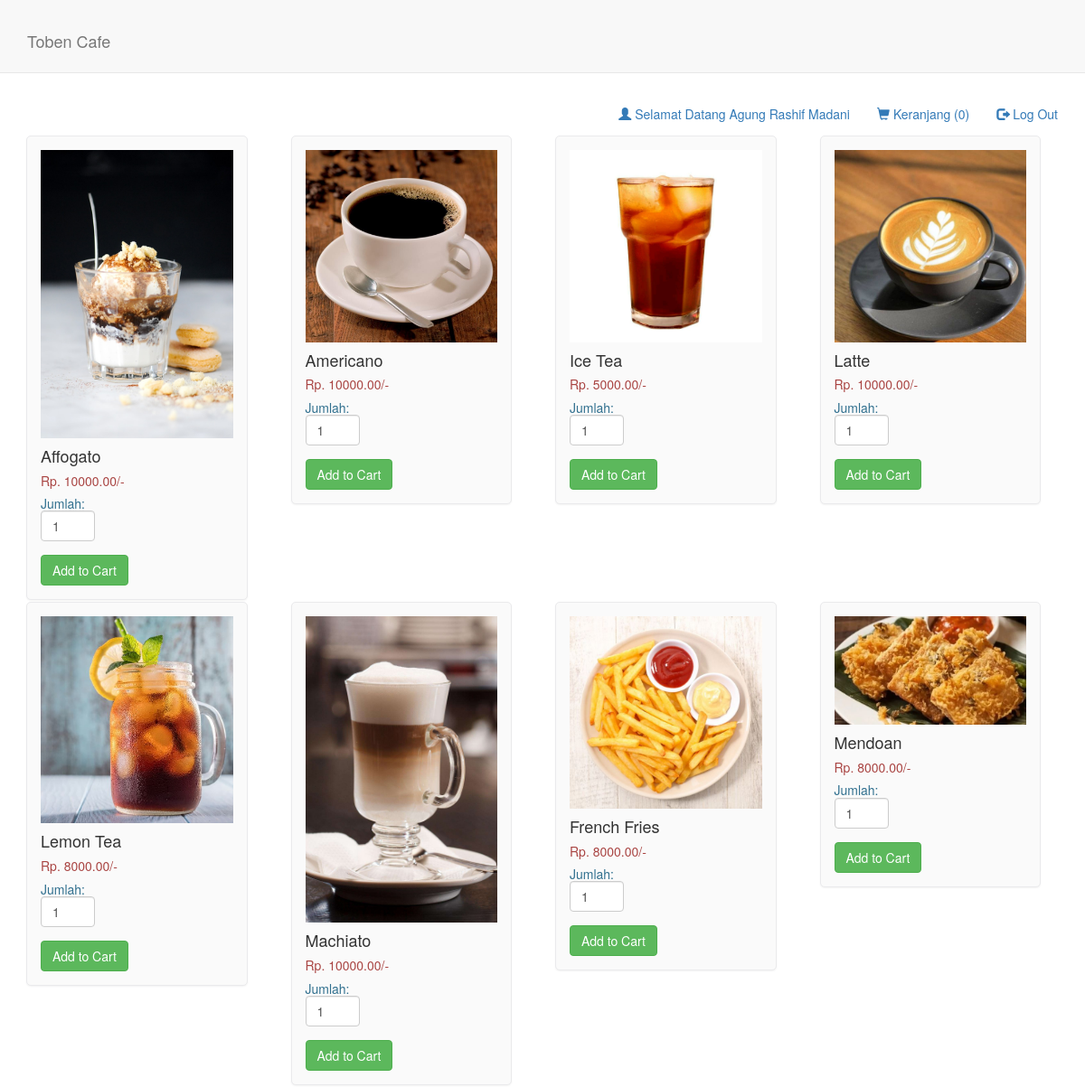
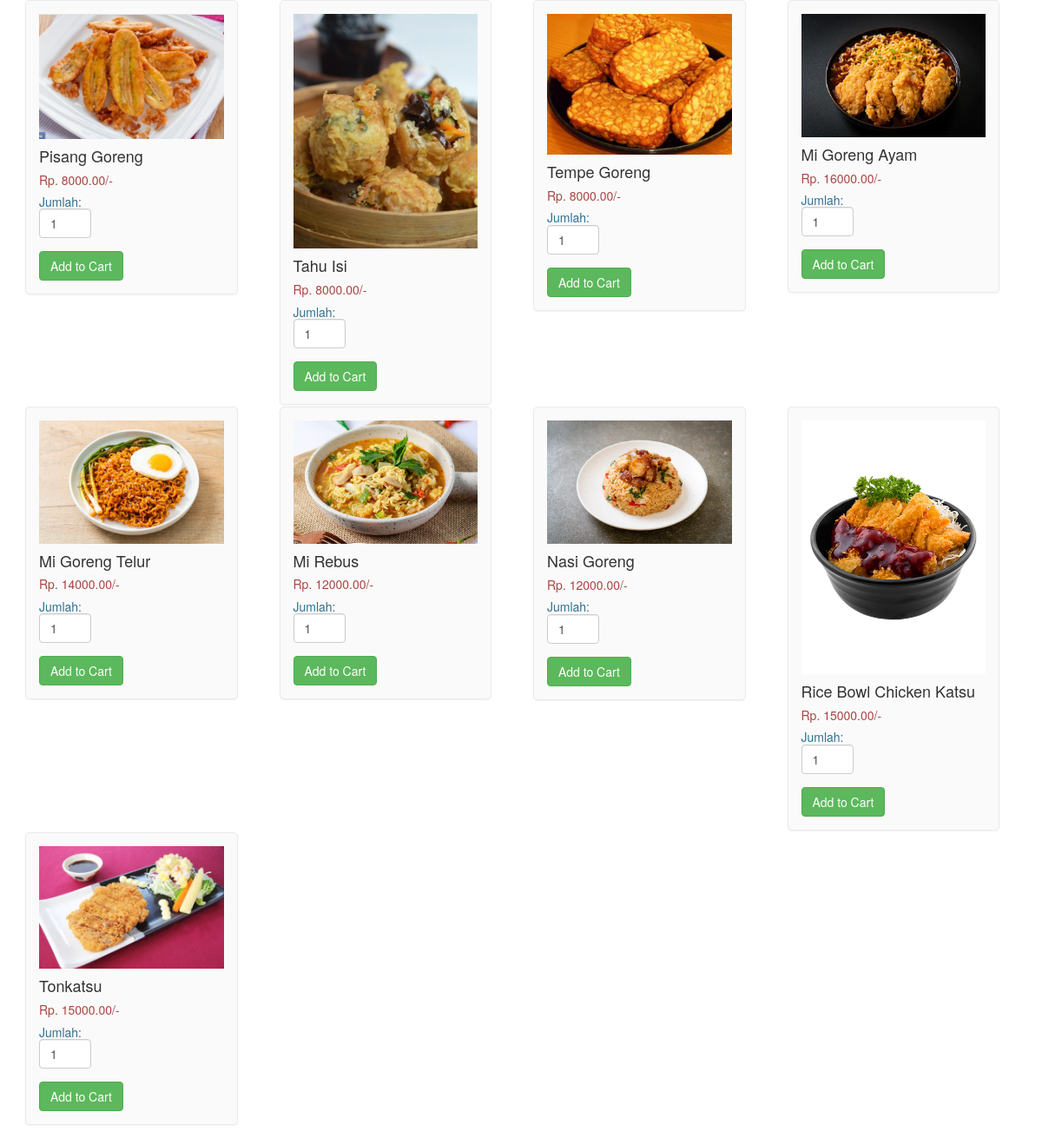
Screenshot of /newtobencafe-system/index.php (signed in) with the database file from the repository (2 pictures, top to bottom).
### tables this page shows
CREATE TABLE `data_menu` (
  `id_menu` int(10) UNSIGNED NOT NULL,
  `menu_name` varchar(100) NOT NULL,
  `description` text NOT NULL,
  `price` decimal(10,2) NOT NULL,
  `image_name` varchar(100) NOT NULL,
  `available` varchar(10) NOT NULL
);

### newtobencafe-system/class/Food.php (called while the page is built)
<?php
class Food {
	private $foodItemsTable = 'data_menu';
	private $conn;
	public function __construct($db){
        $this->conn = $db;
    }
	public function itemsList(){
		$stmt = $this->conn->prepare("SELECT id_menu, menu_name, description, price, image_name, available FROM ".$this->foodItemsTable." WHERE available = 'Ya'");
		$stmt->execute();
		$result = $stmt->get_result();
		return $result;
	}
}
?>

### newtobencafe-system/index.php (the view, shortened to what this page needs)
<?php
include_once 'config/Database.php';
include_once 'class/Food.php';
$database = new Database();
$db = $database->getConnection();
$food = new Food($db);
include('inc/header.php');
?>
  <link rel="stylesheet" type = "text/css" href ="css/foods.css">
<?php include('inc/container.php');?>
<div class="content">
	<div class="container-fluid">
		<div class='row'>
        <?php include('top_menu.php'); ?>
		</div>
			<div class='row'>
			<?php
			$result = $food->itemsList();
			$count=0;
			while ($item = $result->fetch_assoc()) {
			if ($count == 0) {
				echo "<div class='row'>";
			}
			?>
				<div class="col-md-3">
					<form method="post" action="cart.php?action=add&id_menu=<?php echo $item["id_menu"]; ?>">
						<div class="mypanel" text-align="center";>
							<img src="images/food/<?php echo $item["image_name"]; ?>" class="img-responsive">
							<h4 class="text-dark"><?php echo $item["menu_name"]; ?></h4>
							<h5 class="text-danger">Rp. <?php echo $item["price"]; ?>/-</h5>
							<h5 class="text-info">Jumlah: <input type="number" min="1" max="25" name="quantity" class="form-control" value="1" style="width: 60px;"> </h5>
							<input type="submit" name="add" style="margin-top:5px;" class="btn btn-success" value="Add to Cart">
						</div>
					</form>
				</div>
			<?php
			$count++;
			if($count==4)
			{
			  echo "</div>";
			  $count=0;
			}
			}
			?>
			</div>
    </div>
<?php include('inc/footer.php');?>

### newtobencafe-system/inc/header.php (shortened to what this page needs)
<!DOCTYPE html><html><head><link rel="stylesheet" href="https://maxcdn.bootstrapcdn.com/bootstrap/3.3.5/css/bootstrap.min.css">

### newtobencafe-system/inc/container.php (shortened to what this page needs)
</head>
<body class="">
<div role="navigation" class="navbar navbar-default navbar-static-top">
      <div class="container">
        <div class="navbar-header">
          <h3 class="navbar-brand">Toben Cafe</h3>
        </div>
      </div>
    </div>
	<div class="container" style="min-height:500px;">

### newtobencafe-system/top_menu.php
<?php
if (isset($_SESSION["customer_name"])) {
  ?>
   <ul class="nav navbar-nav navbar-right">
	<li><a href="index.php"><span class="glyphicon glyphicon-user"></span> Selamat Datang <?php echo $_SESSION["customer_name"]; ?> </a></li>
	<li><a href="cart.php"><span class="glyphicon glyphicon-shopping-cart"></span> Keranjang  (<?php
	  if(isset($_SESSION["cart"])){
	  $count = count($_SESSION["cart"]);
	  echo "$count";
		}
	  else
		echo "0";
	  ?>) </a></li>
	<li><a href="logout.php"><span class="glyphicon glyphicon-log-out"></span> Log Out </a></li>
  </ul>
<?php
}
?>

### newtobencafe-system/inc/footer.php (shortened to what this page needs)
</div>
</body>
</html>

### newtobencafe-system/css/foods.css (style rules this page uses)
.mypanel { border: 1px solid #eaeaec; margin: -1px 19px 3px -1px; box-shadow: 0 1px 2px rgba(0,0,0,0.05); background-color: #FAFAFA; padding:15px; border-radius: 5px; }
input { border: 5px solid white; }

### rows the page displays
data_menu: image_name (picture), menu_name "Affogato", price "10000.00"
data_menu: image_name (picture), menu_name "Americano", price "10000.00"
data_menu: image_name (picture), menu_name "Ice Tea", price "5000.00"
data_menu: image_name (picture), menu_name "Latte", price "10000.00"
data_menu: image_name (picture), menu_name "Lemon Tea", price "8000.00"
data_menu: image_name (picture), menu_name "Machiato", price "10000.00"
data_menu: image_name (picture), menu_name "French Fries", price "8000.00"
data_menu: image_name (picture), menu_name "Mendoan", price "8000.00"
data_menu: image_name (picture), menu_name "Pisang Goreng", price "8000.00"
data_menu: image_name (picture), menu_name "Tahu Isi", price "8000.00"
data_menu: image_name (picture), menu_name "Tempe Goreng", price "8000.00"
data_menu: image_name (picture), menu_name "Mi Goreng Ayam", price "16000.00"
data_menu: image_name (picture), menu_name "Mi Goreng Telur", price "14000.00"
data_menu: image_name (picture), menu_name "Mi Rebus", price "12000.00"
data_menu: image_name (picture), menu_name "Nasi Goreng", price "12000.00"
data_menu: image_name (picture), menu_name "Rice Bowl Chicken Katsu", price "15000.00"
data_menu: image_name (picture), menu_name "Tonkatsu", price "15000.00"

### other values shown
$_SESSION["customer_name"] "Agung Rashif Madani"
